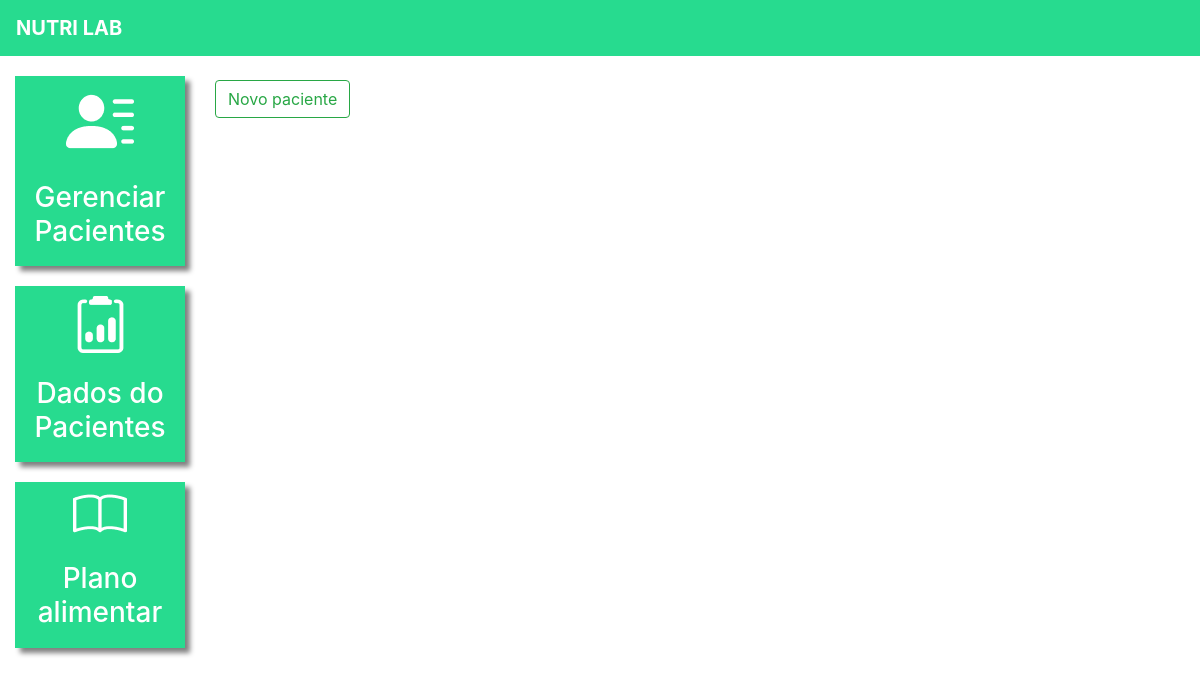
The app's page /pacientes/ (signed in), older data.
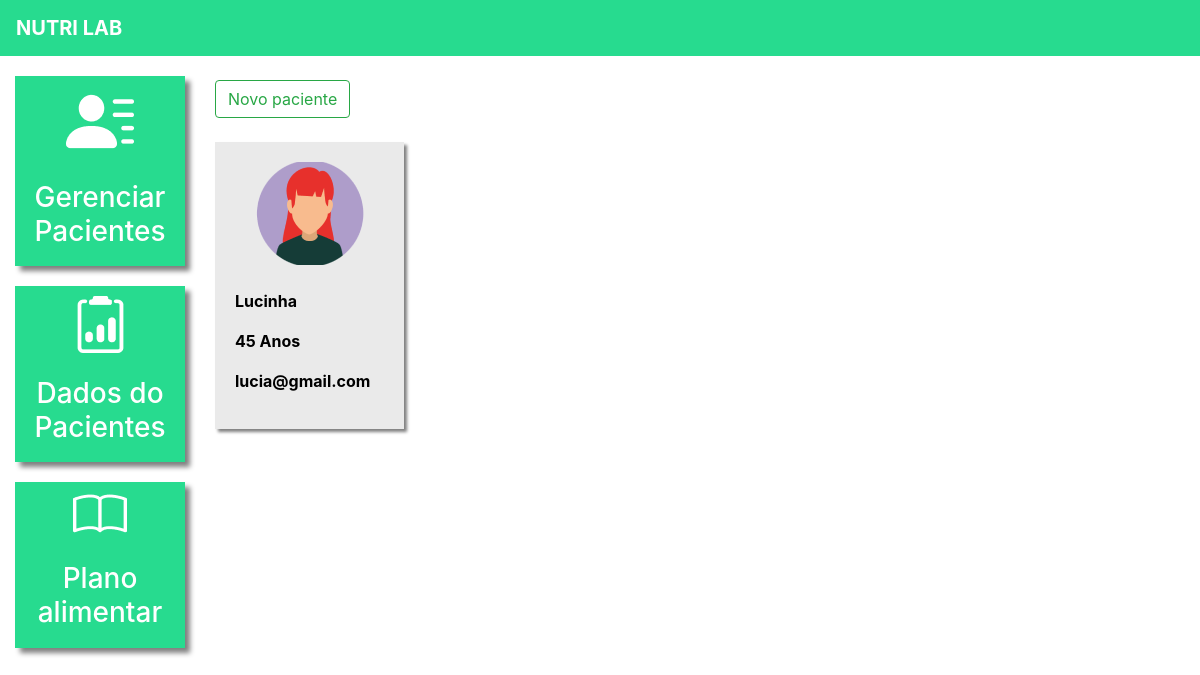
The same page, newer data.
### plataforma/models.py (models this page shows, shortened)
class Pacientes(models.Model):
    choices_sexo = (('F', 'Feminino'),
                    ('M', 'Maculino'))
    nome = models.CharField(max_length=50)
    sexo = models.CharField(max_length=1, choices=choices_sexo)
    idade = models.IntegerField()
    email = models.EmailField()
    telefone = models.CharField(max_length=19)
    nutri = models.ForeignKey(User, on_delete=models.CASCADE)

### plataforma/views.py (the view, shortened to what this page needs)
# urls.py: path('pacientes/', views.pacientes, name='pacientes'),
@login_required(login_url='/auth/logar/')
def pacientes(request):
    if request.method == "GET":
        pacientes = Pacientes.objects.filter(nutri=request.user)
        return render(request, 'pacientes.html', {'pacientes': pacientes})

### plataforma/templates/pacientes.html (shortened to what this page needs)
{% extends "base_plataforma.html" %}
{% load static %}
{% block 'plataforma' %}
    <br>
    <button type="button" class="btn btn-outline-success" data-toggle="modal" data-target="#modal">
        Novo paciente
    </button>
    <br>
    <br>
    <div class="row">
        {% for paciente in pacientes %}
            <div class="col-md-4 mb-4">
                <a href="#" class="link-hover">
                    <div class="card-paciente">
                        <div class="foto-perfil">
                            {% if paciente.sexo == "M" %}
                                <img src="{% static 'plataforma/img/perfil2.png' %}">
                            {% else %}
                                <img src="{% static 'plataforma/img/perfil1.png' %}">
                            {% endif %}
                        </div>
                        <br>
                        <p class="dados">{{ paciente.nome }}</p>
                        <p class="dados">{{ paciente.idade }} Anos</p>
                        <p class="dados">{{ paciente.email }}</p>
                    </div>
                </a>
            </div>
        {% endfor %}
    </div>
    </div>
{% endblock %}

Row changes from the older to the newer data that the page shows:
added Pacientes: nome "Lucinha", idade "45", email "lucia@gmail.com"
